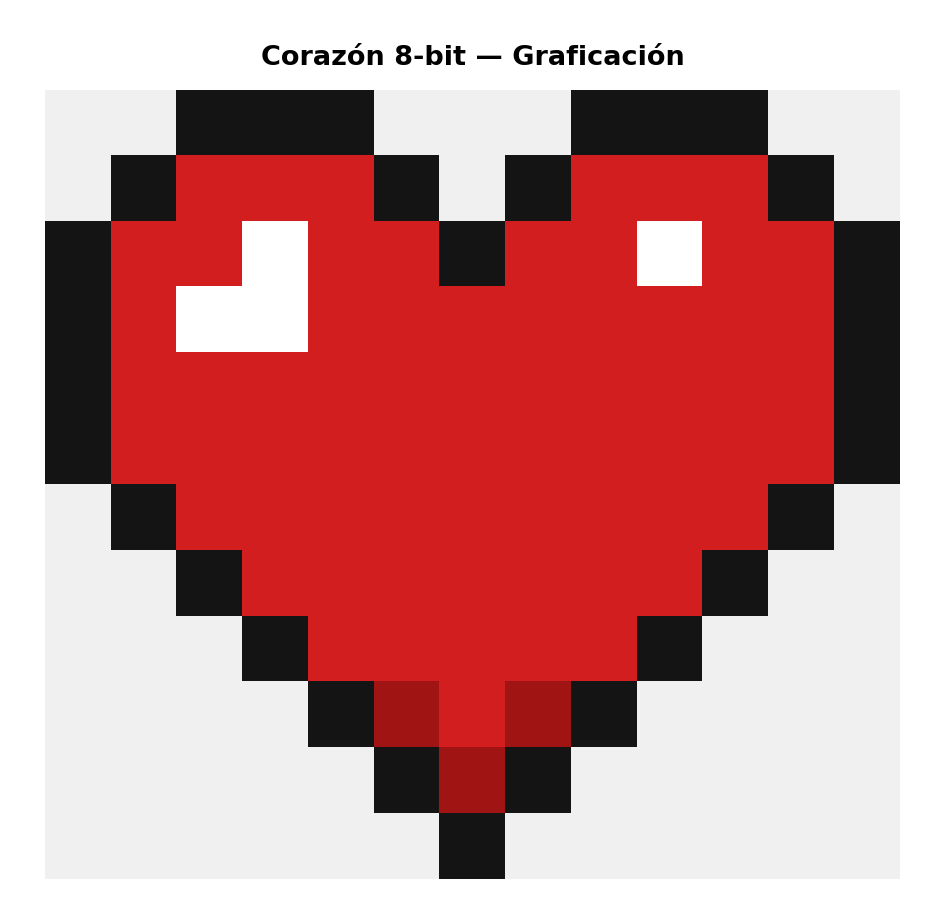
#> input picture src/foto.png, 945 x 924 px
$ python split_merge.py
#> lines starting #> are read from the running program, lines starting #| are printed output that depends on the picture
import cv2 as cv
import numpy as np

img1 = cv.imread('foto.png')
#> img1 is the input picture: shape (924, 945, 3); mean B, G, R 137.1, 137.1, 199
x, y, z = img1.shape
#> x = 924; y = 945; z = 3

print(x, y, z)
#| 924 945 3

img2 = np.zeros((x, y), np.uint8)
b, g, r = cv.split(img1)
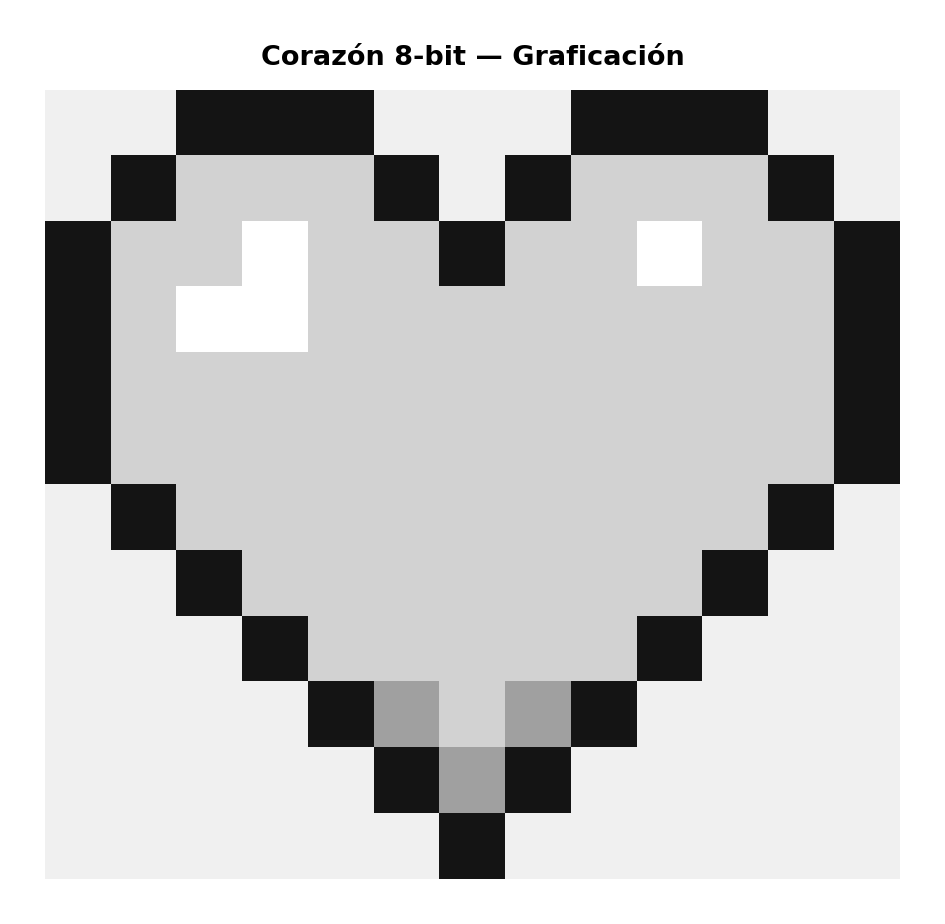
#> r: shape (924, 945); min 0, max 255, mean 199

mr = cv.merge([img2, img2, r])
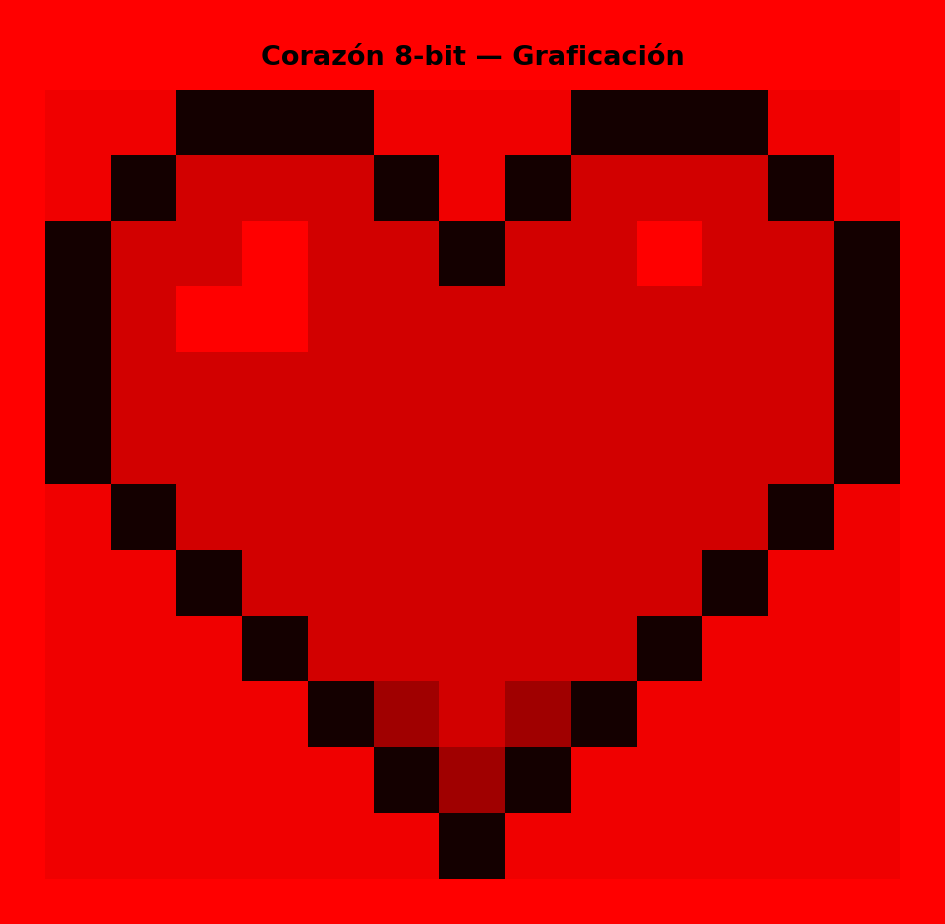
#> mr: shape (924, 945, 3); mean of channels 0, 1, 2 0, 0, 199; drawn as B, G, R
mg = cv.merge([img2, g, img2])
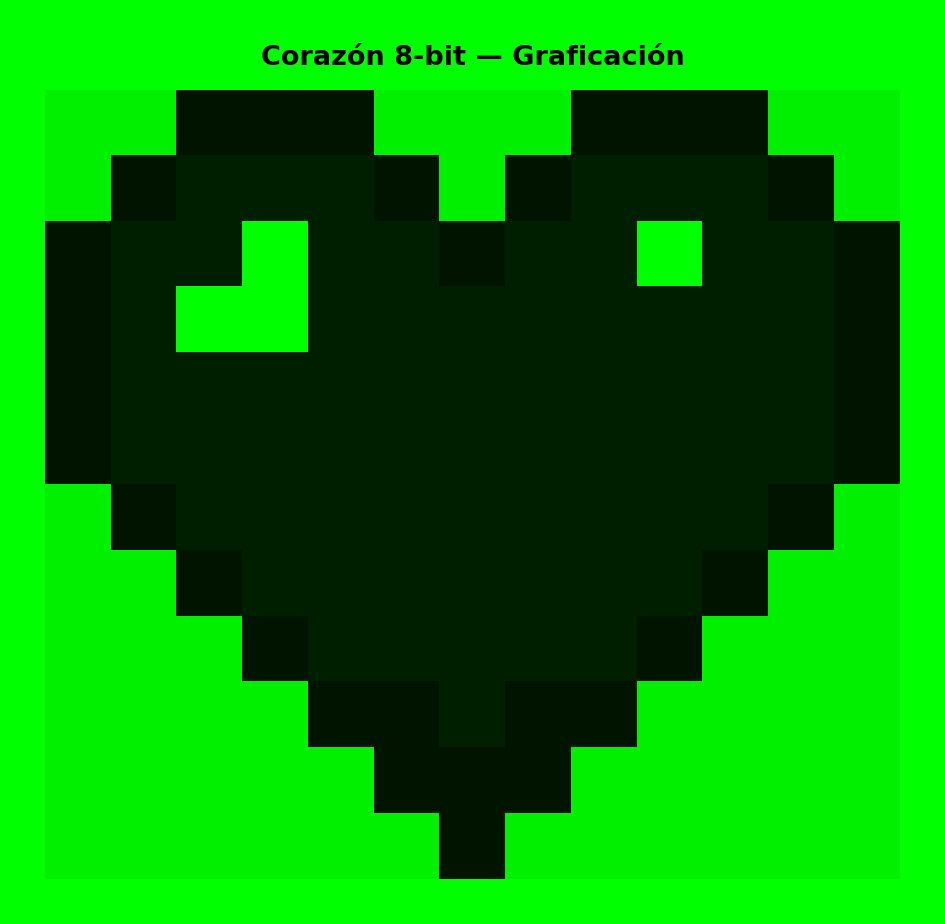
#> mg: shape (924, 945, 3); mean of channels 0, 1, 2 0, 137.1, 0; drawn as B, G, R
mb = cv.merge([b, img2, img2])
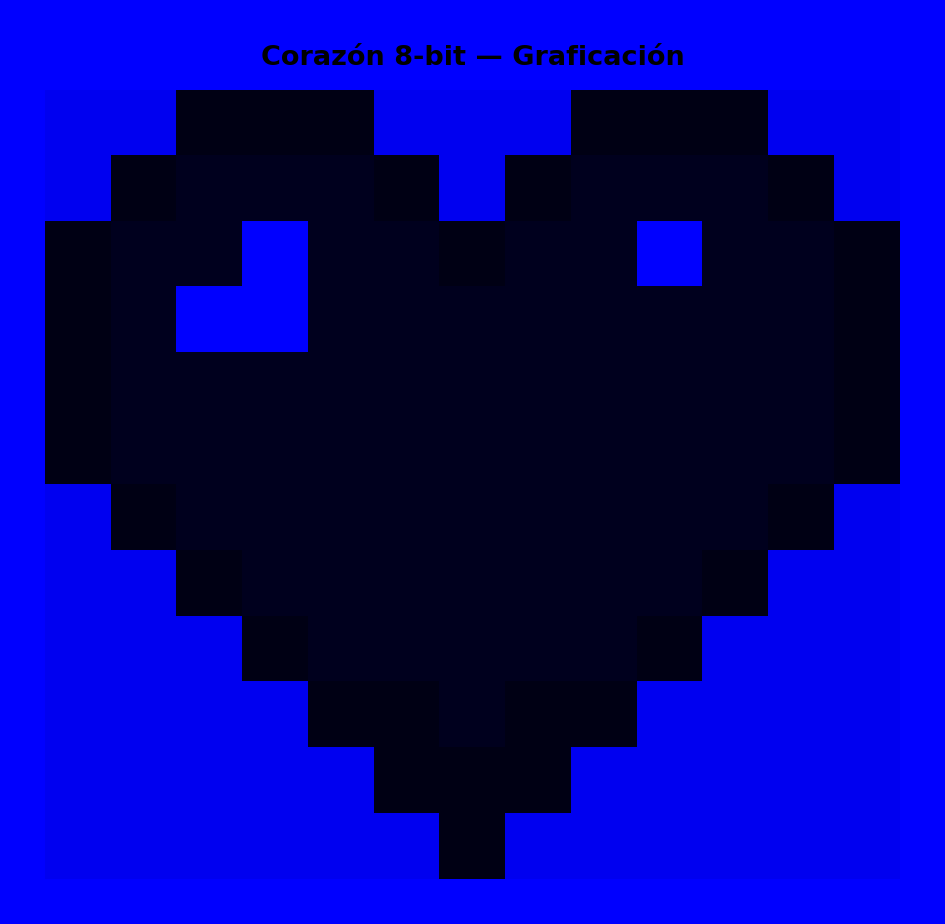
#> mb: shape (924, 945, 3); mean of channels 0, 1, 2 137.1, 0, 0; drawn as B, G, R

nueva = cv.merge([r, g, b])
nueva2 = cv.merge([g, b, r])
nueva3 = cv.merge([b, r, g])
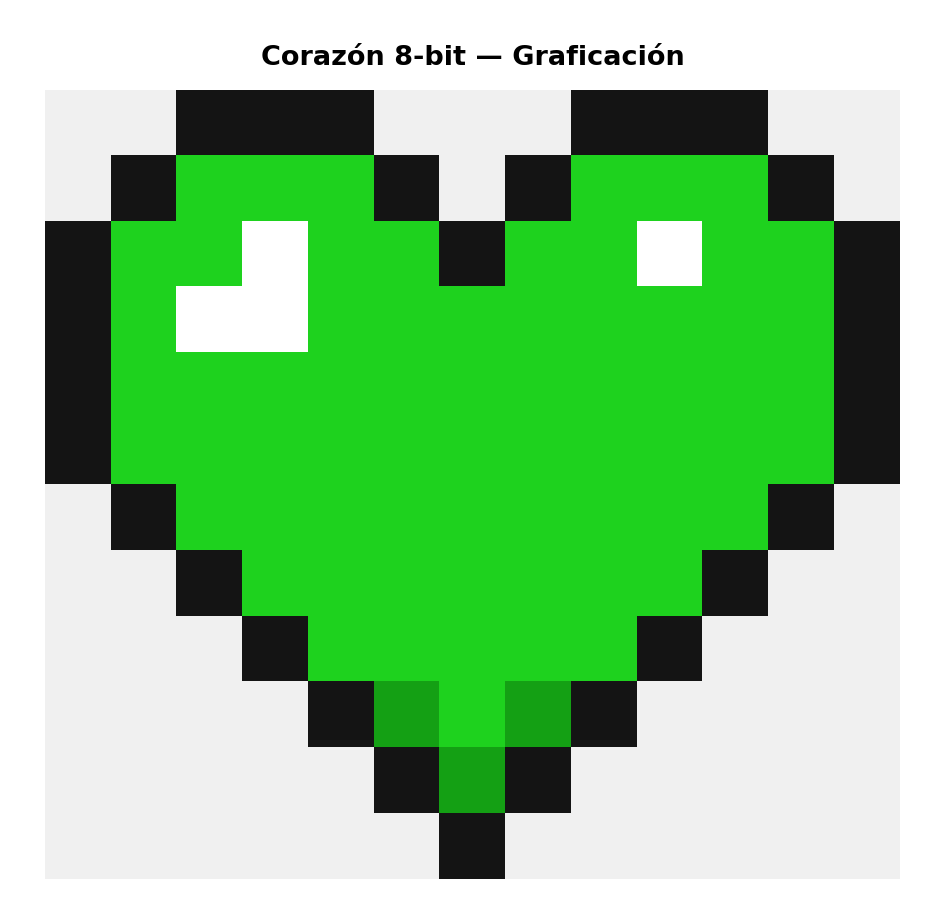
#> nueva3: shape (924, 945, 3); mean of channels 0, 1, 2 137.1, 199, 137.1; drawn as B, G, R

cv.imshow('n1', nueva)
cv.imshow('n2', nueva2)
cv.imshow('n3', nueva3)

cv.waitKey(0)
cv.destroyAllWindows()
